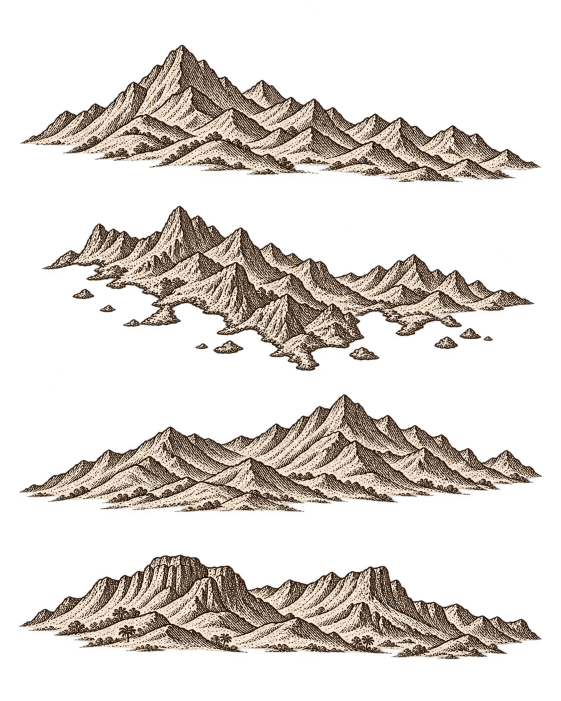
#> input picture 地图小场景/4个山脉.png, 1122 x 1402 px, found by its file name (shown at 1/2 size)
$ python extract-cartography-assets.py '../../地图小场景/4个山脉.png'
#> lines starting #> are read from the running program, lines starting #| are printed output that depends on the picture; after the words box and inside, x2 and y2 are one past the last pixel; in counts of white or black regions, pixels touching at a corner belong together
# -*- coding: utf-8 -*-
"""
从「地图小场景」的整版素材里切出单个图元。

输入：public/地图小场景/*.png —— 每张里排着好几个互不相连的元素，背景已经透明
输出：public/assets/cartography/<类目>/<名字>.png —— 每个图元一张，透明背景

做法：
  1. 用 alpha 通道做二值遮罩
  2. 缩到 1/4 再做膨胀，把同一个物体的分离小块（飞出去的旗、山脚的碎屿）连起来
  3. 连通域标记（纯 Python BFS，本机没有 scipy）
  4. 把每个连通域的包围盒映射回原分辨率，再用**原始 alpha** 收紧一次边界
  5. 裁剪、清掉边缘的红黄杂色、存成透明 PNG

⚠ 只做裁剪与去杂色，不重绘、不补线 —— 刻线一根不动。

用法：python tools/extract-cartography-assets.py [--dry]
"""
import os, sys
from collections import deque
from PIL import Image, ImageFilter

ROOT = os.path.dirname(os.path.dirname(os.path.abspath(__file__)))
SRC_DIR = os.path.join(ROOT, 'public', '地图小场景')
OUT_ROOT = os.path.join(ROOT, 'public', 'assets', 'cartography')

DOWN = 4          # 标记时的缩小倍数
ALPHA_T = 32      # 判定"有内容"的 alpha 阈值
# 膨胀核（奇数，小图上）。这个值要按每张图的排布单独给：
# 山脉与海怪的元素之间隔得远、但自身有飞散的小块，需要大核把碎块并回主体；
# 船只与陆地是紧排的多个物体，核一大就会把相邻物体粘成一坨。
DILATE_DEFAULT = 7
MIN_AREA = 400    # 小图上的最小面积，滤掉碎点
PAD = 6           # 裁剪时四周留的空白（原图像素）
# 成图上这些图元最大也就 80–160 px 高（含 2× 高分屏），原素材却有 400–650 px。
# 留 2 倍余量就够，再大只是白白占带宽 —— 它们和影片的十二幕大图抢加载。
MAX_DIM = 520

DRY = '--dry' in sys.argv


def components(mask_small):
    """4 邻接连通域标记，返回 [(x0,y0,x1,y1,area,pixels), ...]

    pixels 是该连通域在小图上的坐标集合 —— 裁剪时要用它把邻居的碎片抹掉，
    否则矩形裁剪框会把旁边物体的边角一起带进来。"""
    w, h = mask_small.size
    px = mask_small.load()
    seen = bytearray(w * h)
    out = []
    for sy in range(h):
        for sx in range(w):
            if px[sx, sy] == 0 or seen[sy * w + sx]:
                continue
            q = deque([(sx, sy)])
            seen[sy * w + sx] = 1
            x0 = x1 = sx
            y0 = y1 = sy
            area = 0
            pixels = []
            while q:
                x, y = q.popleft()
                area += 1
                pixels.append((x, y))
                if x < x0: x0 = x
                if x > x1: x1 = x
                if y < y0: y0 = y
                if y > y1: y1 = y
                for nx, ny in ((x+1, y), (x-1, y), (x, y+1), (x, y-1)):
                    if 0 <= nx < w and 0 <= ny < h and not seen[ny*w+nx] and px[nx, ny]:
                        seen[ny*w+nx] = 1
                        q.append((nx, ny))
            if area >= MIN_AREA:
                out.append((x0, y0, x1, y1, area, pixels))
    return out


def tighten(im, box):
    """在给定范围内用原始 alpha 收紧包围盒"""
    x0, y0, x1, y1 = box
    region = im.crop((x0, y0, x1, y1))
    a = region.getchannel('A').point(lambda v: 255 if v >= ALPHA_T else 0)
    bbox = a.getbbox()
    if not bbox:
        return None
    return (x0 + bbox[0], y0 + bbox[1], x0 + bbox[2], y0 + bbox[3])


def declutter(im):
    """
    清掉边缘的红/黄杂色。
    这些是素材本身带的套印溢色，不是刻线的一部分：饱和度很高、色相偏红黄，
    而真正的刻线是低饱和的褐色。只把这类像素拉回中性褐，线条一根不动。
    """
    im = im.convert('RGBA')
    px = im.load()
    w, h = im.size
    fixed = 0
    for y in range(h):
        for x in range(w):
            r, g, b, a = px[x, y]
            if a == 0:
                continue
            mx, mn = max(r, g, b), min(r, g, b)
            if mx == 0:
                continue
            sat = (mx - mn) / mx
            # 高饱和 且 红或黄占主导 → 溢色
            if sat > 0.55 and r >= g >= b:
                lum = int(0.299 * r + 0.587 * g + 0.114 * b)
                # 拉回素材本身的褐调
                px[x, y] = (min(255, int(lum * 1.05)), int(lum * 0.92), int(lum * 0.78), a)
                fixed += 1
    return im, fixed


DILATE = {
    '4个山脉.png': 7,
    '海怪造型.png': 7,
    '船只造型.png': 3,     # 帆船/锚/罗盘/浪带挨得近，核大了会粘连
    '陆地造型.png': 3,     # 2×2 排布，同理
}

# 每个源文件 → (默认类目目录, [(名字, 类目覆盖or None), ...])
# 名字与类目都是看图判断的；顺序 = 先上后下、先左后右。
# 罗盘与锚归 navigation、浪带归 sea —— 它们跟帆船排在同一张原图上，
# 但按用途该分到别的类目去。
PLAN = {
    '4个山脉.png': ('mountains', [
        ('range-broad-ridge', None),      # 宽缓主脊，峰形圆钝
        ('range-jagged-peaks', None),     # 尖峭密峰，前缘带碎屿
        ('range-high-massif', None),      # 高耸块状山体，阴影最重
        ('range-plateau-scarp', None),    # 台地陡崖，顶面平，带棕榈
    ]),
    '船只造型.png': ('ships', [
        ('carrack-full-sail', None),         # 四桅卡拉克，满帆
        ('galley-oared', None),              # 地中海桨帆船，船首有眼 —— 最贴奥德修斯
        ('anchor', 'navigation'),            # 锚
        ('compass-rose', 'navigation'),      # 罗盘玫瑰
        ('wave-band', 'sea'),                # 波浪带
    ]),
    '海怪造型.png': ('sea', [
        ('sea-serpent-horned', None),     # 带角海蛇，长身盘曲
        ('whale-spouting', None),         # 喷水巨鲸
        ('sea-dragon-finned', None),      # 鳍背海龙，多棘
    ]),
    '陆地造型.png': ('settlements', [
        ('walled-city', None),            # 城墙环绕的山城
        ('temple-ruins', None),           # 神庙废墟（列柱 + 拱门）
        ('harbour-town', None),           # 港镇，带防波堤与泊船
        ('lighthouse-rock', None),        # 礁上灯塔
    ]),
}

total = 0
for fname, (cat, names) in PLAN.items():
    path = os.path.join(SRC_DIR, fname)
    if not os.path.exists(path):
        print(f'!! 找不到 {path}')
        continue
    im = Image.open(path).convert('RGBA')
#> im is the input picture: PIL image 1122x1402 RGBA; mean R, G, B, A 54.1, 47.4, 41.5, 79.8
    W, H = im.size
#> W = 1122; H = 1402

    mask = im.getchannel('A').point(lambda v: 255 if v >= ALPHA_T else 0)
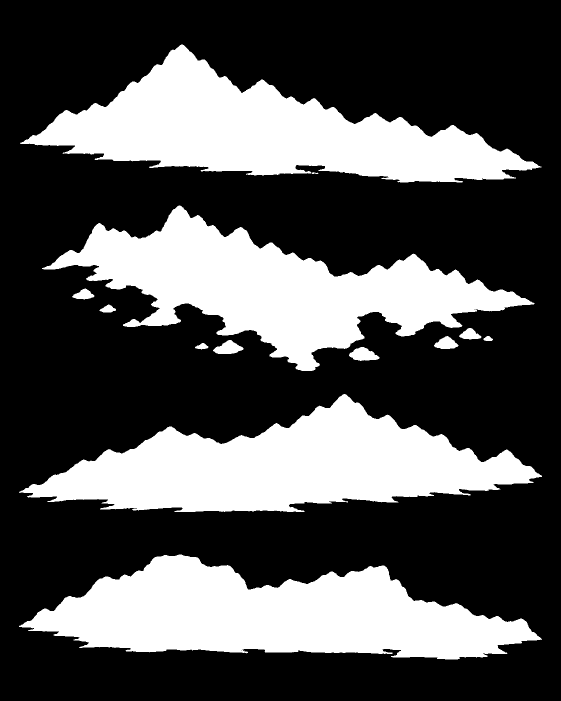
#> mask: PIL image 1122x1402 L (shown at 1/2 size); 32.4% white; 14 white regions (1 under 20 px), largest, box (x1, y1, x2, y2) and area: (38, 1109, 1084, 1319) 128500, (38, 788, 1084, 1024) 126315, (40, 89, 1083, 365) 125970
    # ⚠ BOX 缩小是**求平均**，阈值给低了等于又膨胀了一圈：4×4 块里只要有
    #    一个半透明边缘像素，整块就被判为有内容，相邻物体就此粘连。
    #    要求块内覆盖率过半才算数。
    small = mask.resize((W // DOWN, H // DOWN), Image.BOX).point(lambda v: 255 if v > 128 else 0)
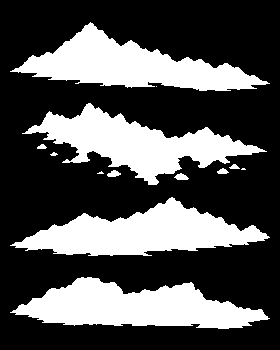
#> small: PIL image 280x350 L; 32.2% white; 13 white regions (3 under 20 px), largest, box (x1, y1, x2, y2) and area: (10, 277, 270, 329) 7975, (10, 197, 270, 256) 7843, (10, 22, 270, 91) 7813
    dil = DILATE.get(fname, DILATE_DEFAULT)
    small = small.filter(ImageFilter.MaxFilter(dil))
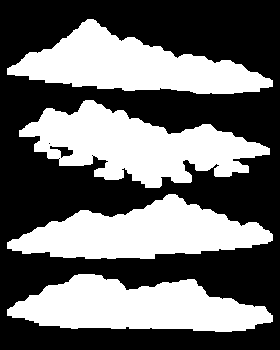
#> small: PIL image 280x350 L; 42.5% white; 4 white regions, box (x1, y1, x2, y2) and area: (19, 100, 270, 188) 11378, (7, 274, 273, 332) 10103, (7, 19, 273, 94) 10102, (7, 194, 273, 259) 10048

    comps = components(small)
#> comps = 4 items
    # 先上后下、先左后右
    comps.sort(key=lambda c: (c[1] // 12, c[0]))
    print(f'\n{fname}: 检出 {len(comps)} 个独立对象（预期 {len(names)}）')
#| 4个山脉.png: 检出 4 个独立对象（预期 4）


    for i, (x0, y0, x1, y1, area, pixels) in enumerate(comps):
        box = (max(0, x0*DOWN - dil*DOWN), max(0, y0*DOWN - dil*DOWN),
               min(W, (x1+1)*DOWN + dil*DOWN), min(H, (y1+1)*DOWN + dil*DOWN))
        tb = tighten(im, box)
        if not tb:
            continue
        tb = (max(0, tb[0]-PAD), max(0, tb[1]-PAD), min(W, tb[2]+PAD), min(H, tb[3]+PAD))

        # 只保留本连通域：把该域在小图上的像素放大回原尺寸做遮罩，
        # 再乘进 alpha。这样矩形框里混进来的邻居碎片会被抹掉。
        own = Image.new('L', small.size, 0)
        op = own.load()
        for (ox, oy) in pixels:
            op[ox, oy] = 255
        own = own.resize((W, H), Image.NEAREST).filter(ImageFilter.MaxFilter(3))
        crop = im.crop(tb)
        own_crop = own.crop(tb)
        a = crop.getchannel('A')
        crop.putalpha(Image.eval(Image.merge('L', [a]).point(lambda v: v), lambda v: v))
        crop = Image.composite(crop, Image.new('RGBA', crop.size, (0, 0, 0, 0)), own_crop)

        # 抹完再收一次紧，去掉遮罩留下的空边
        nb = crop.getchannel('A').point(lambda v: 255 if v >= ALPHA_T else 0).getbbox()
        if nb:
            crop = crop.crop(nb)
        if i < len(names):
            name, catOverride = names[i]
        else:
            name, catOverride = f'{cat}-{i+1:02d}', None
        outdir = os.path.join(OUT_ROOT, catOverride or cat)
        os.makedirs(outdir, exist_ok=True)
        crop, fixed = declutter(crop)
        # 限幅：长边超过 MAX_DIM 就等比缩小
        if max(crop.size) > MAX_DIM:
            r = MAX_DIM / max(crop.size)
            crop = crop.resize((max(1, round(crop.size[0]*r)), max(1, round(crop.size[1]*r))), Image.LANCZOS)
        w, h = crop.size
        print(f'  [{i}] {(catOverride or cat)+"/"+name:36s} {w}×{h}  比例 {w/h:.2f}')
        if not DRY:
            crop.save(os.path.join(outdir, f'{name}.png'), optimize=True)
            total += 1
#> this loop made 4 passes
#> (area, bbox in tighten, tb, nb) on passes 1 to 4: (10102, (40, 41, 1083, 317), (34, 83, 1089, 371), (6, 6, 1049, 282)), (11378, (36, 39, 1021, 370), (78, 405, 1075, 748), (6, 6, 991, 337)), (10048, (38, 40, 1084, 276), (32, 782, 1090, 1030), (6, 6, 1052, 242)), (10103, (38, 41, 1084, 251), (32, 1103, 1090, 1325), (6, 6, 1052, 216))
#|   [0] mountains/range-broad-ridge          520×138  比例 3.77
#|   [1] mountains/range-jagged-peaks         520×175  比例 2.97
#|   [2] mountains/range-high-massif          520×117  比例 4.44
#|   [3] mountains/range-plateau-scarp        520×104  比例 5.00
#> pass 1, in tighten, `region = im.crop((x0, y0, x1, y1))`:
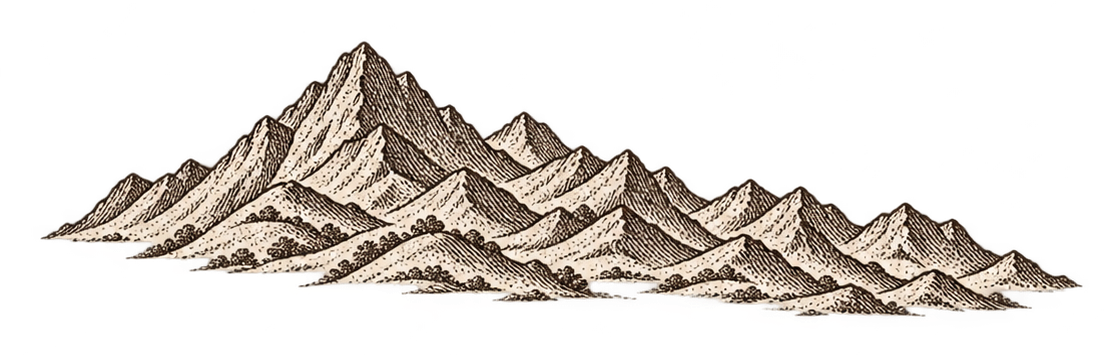
#> region: PIL image 1120x356 RGBA; mean R, G, B, A 54.9, 47.9, 42, 77.9; transparent parts drawn white
#> pass 1, in tighten, `a = region.getchannel('A').point(lambda v: 255 if v >= ALPHA_T else 0)`:
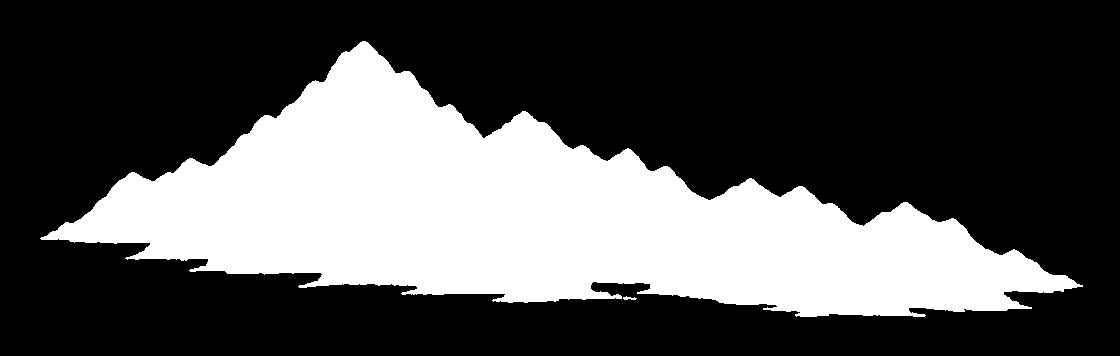
#> a: PIL image 1120x356 L; 31.6% white; 2 white regions, box (x1, y1, x2, y2) and area: (40, 41, 1083, 317) 125970, (623, 296, 637, 300) 33
#> pass 1, `own = own.resize((W, H), Image.NEAREST).filter(ImageFilter.MaxFilter(3))`:
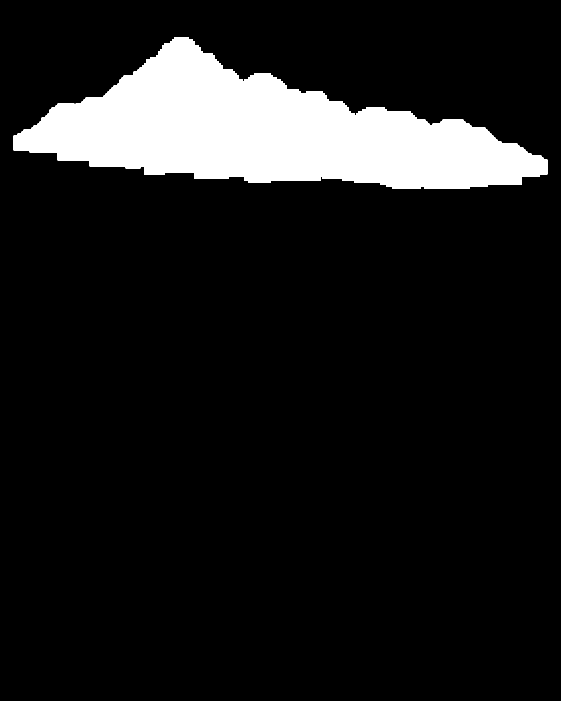
#> own: PIL image 1122x1402 L (shown at 1/2 size); 10.5% white; 1 white region, box (x1, y1, x2, y2) and area: (27, 75, 1095, 378) 165547
#> after the loop:
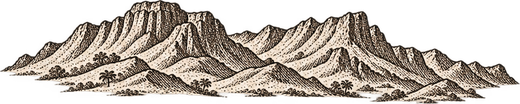
#> crop: PIL image 520x104 RGBA; mean R, G, B, A 92.7, 83.8, 75, 144.5; transparent parts drawn white
#> after the loop, r = 0.497; total = 4
#> pass 2 of the loop `for fname, (cat, names) in PLAN.items():`:
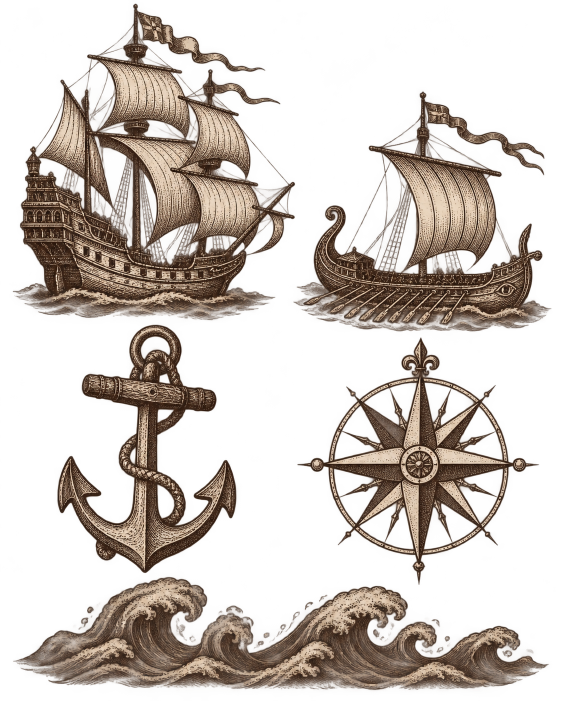
#> input picture 地图小场景/船只造型.png, 1122 x 1402 px, found by its file name (shown at 1/2 size)
#> im is the input picture: PIL image 1122x1402 RGBA; mean R, G, B, A 48.4, 37.1, 28.4, 83.1
#> `mask = im.getchannel('A').point(lambda v: 255 if v >= ALPHA_T else 0)`:
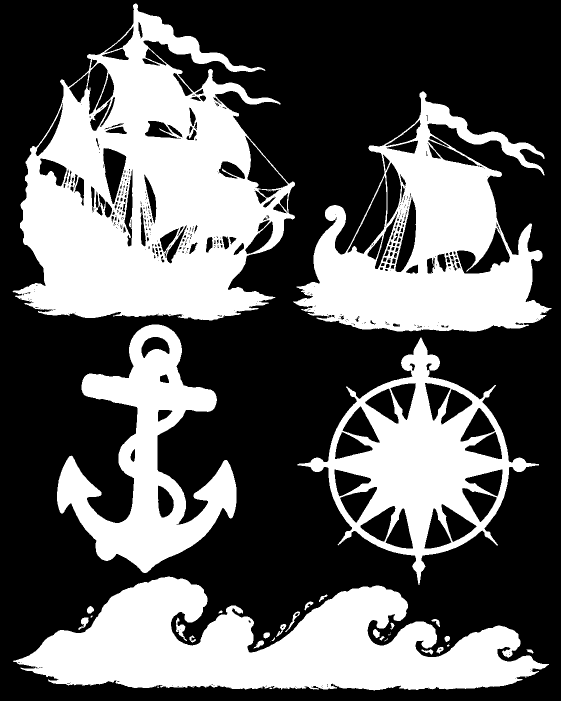
#> mask: PIL image 1122x1402 L (shown at 1/2 size); 37.5% white; 60 white regions (35 under 20 px), largest, box (x1, y1, x2, y2) and area: (25, 7, 590, 641) 196607, (26, 1153, 1098, 1381) 136497, (586, 183, 1103, 663) 111885
#> comps = 5 items
#| 船只造型.png: 检出 5 个独立对象（预期 5）
#> the loop `for i, (x0, y0, x1, y1, area, pixels) in enumerate(comps):` made 5 passes
#> (area, bbox in tighten, tb, nb) on pass 5: (9997, (10, 0, 1082, 245), (20, 1130, 1104, 1387), (7, 23, 1078, 251))
#> (printed output is left out)
#> after the loop `for i, (x0, y0, x1, y1, area, pixels) in enumerate(comps):`:
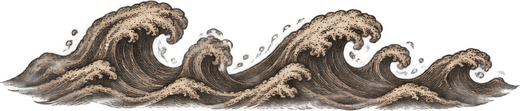
#> crop: PIL image 520x111 RGBA; mean R, G, B, A 60, 48.7, 39.3, 117.6; transparent parts drawn white
#> after the loop `for i, (x0, y0, x1, y1, area, pixels) in enumerate(comps):`: r = 0.486; total = 9
#> pass 3 of the loop `for fname, (cat, names) in PLAN.items():`:
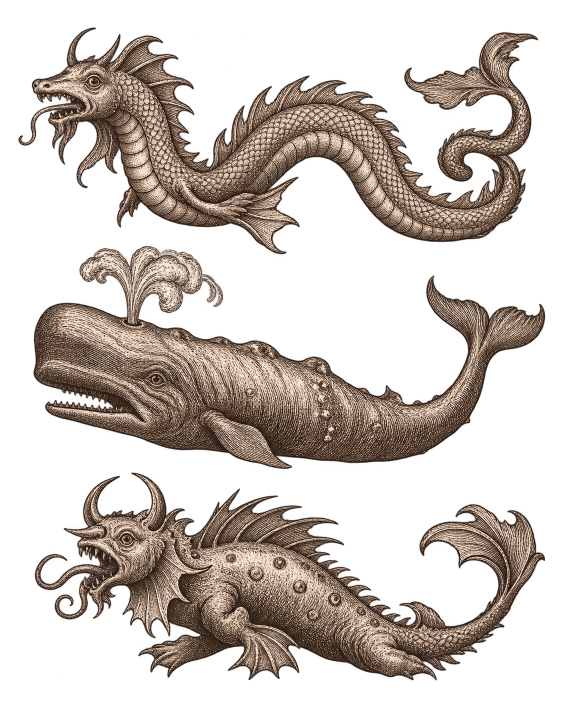
#> input picture 地图小场景/海怪造型.png, 1122 x 1402 px, found by its file name (shown at 1/2 size)
#> im is the input picture: PIL image 1122x1402 RGBA; mean R, G, B, A 54.1, 45, 38.4, 98.2
#> `mask = im.getchannel('A').point(lambda v: 255 if v >= ALPHA_T else 0)`:
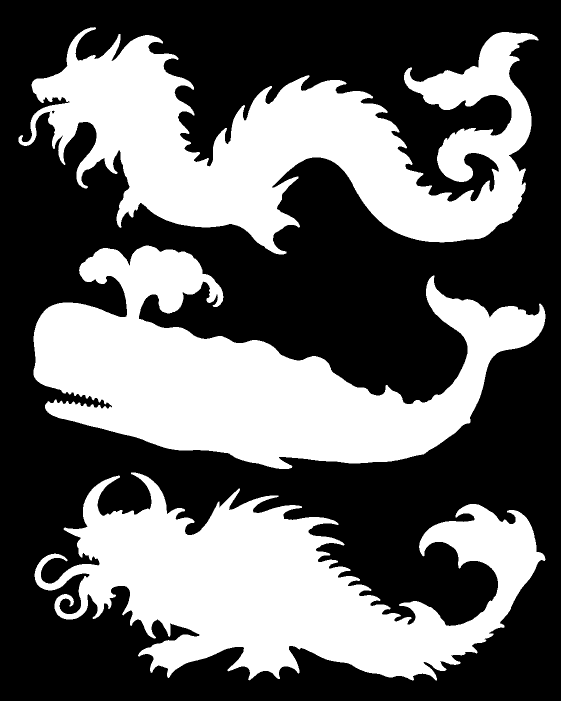
#> mask: PIL image 1122x1402 L (shown at 1/2 size); 39.9% white; 3 white regions, box (x1, y1, x2, y2) and area: (37, 54, 1077, 509) 212915, (67, 491, 1091, 938) 210952, (69, 945, 1091, 1361) 203276
#> comps = 3 items
#| 海怪造型.png: 检出 3 个独立对象（预期 3）
#> the loop `for i, (x0, y0, x1, y1, area, pixels) in enumerate(comps):` made 3 passes
#> (area, bbox in tighten, tb, nb) on passes 1 to 3: (18748, (37, 38, 1077, 532), (31, 48, 1083, 554), (6, 6, 1046, 461)), (16738, (39, 0, 1063, 524), (61, 446, 1097, 982), (6, 45, 1030, 492)), (17608, (41, 0, 1063, 457), (63, 898, 1097, 1367), (6, 47, 1028, 463))
#> (printed output is left out)
#> after the loop `for i, (x0, y0, x1, y1, area, pixels) in enumerate(comps):`:
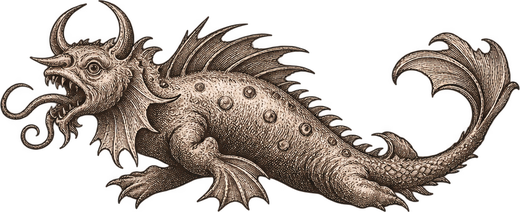
#> crop: PIL image 520x212 RGBA; mean R, G, B, A 61.3, 51.7, 44.7, 117.6; transparent parts drawn white
#> after the loop `for i, (x0, y0, x1, y1, area, pixels) in enumerate(comps):`: r = 0.509; total = 12
#> the loop made 4 passes; the first 3 are shown

print(f'\n共输出 {total} 张' + ('（dry run，未写盘）' if DRY else ''))
